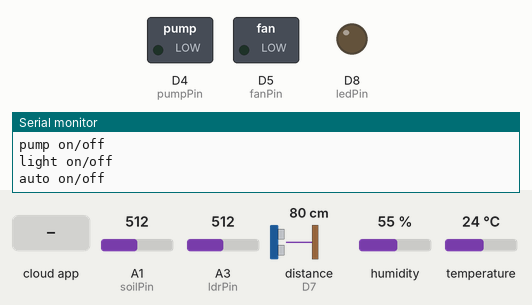
A sketch run on a simulated Arduino MKR. On the bench: switched loads named in the sketch (green lamp = pin HIGH), output pins drawn as LEDs (lit = HIGH), the last lines printed to the serial monitor. Wiring (inferred from the names in the program): ultrasonic range finder: trigger D6; echo D7. The inputs (shaded band) are chosen by the test bench; at power-on: A1 (soilPin) = 512, A3 (ldrPin) = 512, distance to the obstacle (sensor on D7) 80 cm, humidity 55 %, temperature 24 °C. The echo pulse lasts 58.3 µs per cm; WiFi joins after 1.5 s; servers stay silent unless stated; the Firebase database answers and starts empty; pins used as bus, display or sensor lines are not drawn.

Above: at 2.7 s.
2.8 s: the phone or cloud app sets pump to 1
At 7.9 s:
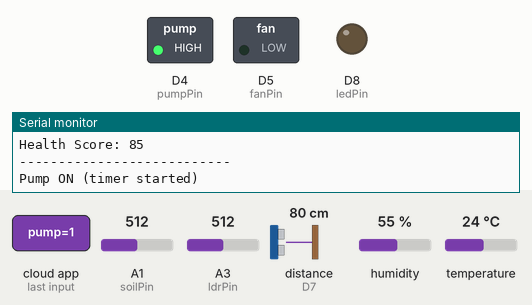
13.0 s: the phone or cloud app sets fan to 1
At 22.1 s:
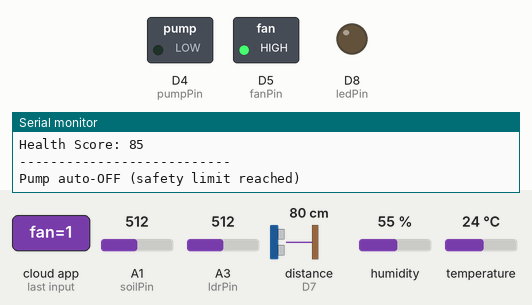
22.4 s: the phone or cloud app sets light to 1
At 26.4 s:
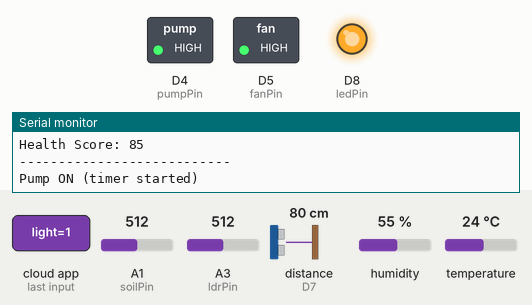
31.8 s: the phone or cloud app sets fan to 0
At 35.7 s:
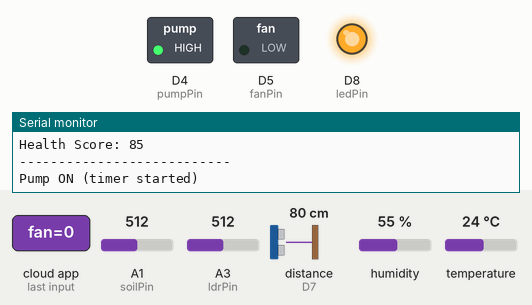
41.3 s: the phone or cloud app sets auto_mode to 1
At 45.2 s:
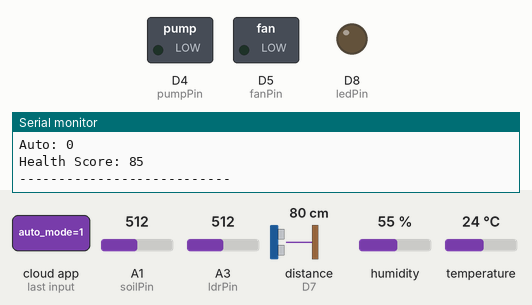
45.5 s: the phone or cloud app sets auto_mode to 0
At 54.5 s:
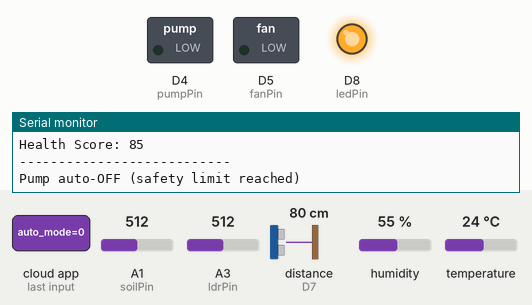
Timing chart, 0 to 56.0 s (numbered marks = the images above; inputs shaded):
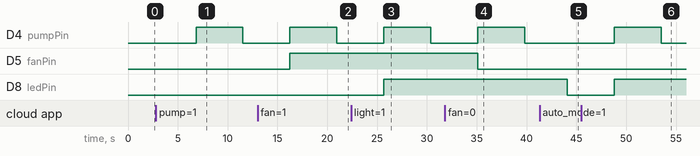

Measured:
- after the input at 2.8 s, D4 (pumpPin): LOW → HIGH after 4.0 s, → LOW 4.7 s later
- after the input at 13.0 s, D5 (fanPin): LOW → HIGH after 3.3 s
- after the input at 22.4 s, D8 (ledPin): LOW → HIGH after 3.3 s
- after the input at 31.8 s, D5 (fanPin): HIGH → LOW after 3.3 s
- after the input at 41.3 s, D4 (pumpPin): stays LOW (without the input it goes to HIGH after 3.2 s); D8 (ledPin): HIGH → LOW after 2.8 s
- after the input at 45.5 s, D4 (pumpPin): LOW → HIGH after 3.3 s, → LOW 4.7 s later; D8 (ledPin): LOW → HIGH after 3.3 s

The sketch:

arduinoCode.ino
```cpp
#include <WiFiNINA.h>
#include <WiFiClient.h>
#include <Firebase_Arduino_WiFiNINA.h>
#include "DHT.h"

// -------- WiFi Login --------
char ssid[] = "Rafid";
char pass[] = "rafidhasan";

// -------- Firebase --------
#define FIREBASE_HOST "iottest1-4dd35-default-rtdb.firebaseio.com"
#define FIREBASE_AUTH "fYcuqbpJG1G6JkucJeUPzsjIdsKUP7djAqvZ3GMN"

WiFiClient client;
FirebaseData fb;

// -------- DHT22 --------
#define DHTPIN 2
#define DHTTYPE DHT22
DHT dht(DHTPIN, DHTTYPE);

// -------- Sensors --------
int soilPin = A1;
int ldrPin  = A3;

// -------- Ultrasonic (tank) --------
#define TRIG_PIN 6
#define ECHO_PIN 7

// 3 cm = FULL, 11 cm = EMPTY
float FULL_DIST = 3.0;
float EMPTY_DIST = 11.0;

// -------- Actuators --------
int fanPin  = 5;
int pumpPin = 4;
int ledPin  = 8;

int fanState  = 0;
int pumpState = 0;
int ledState  = 0;
int autoMode  = 0;

// Pump safety timer
unsigned long pumpStartTime = 0;
unsigned long PUMP_MAX_RUNTIME = 3000; // 3 sec

// -------- Helpers --------
float fconstrain(float x, float a, float b) {
  return (x < a ? a : (x > b ? b : x));
}

int computeHealthScore(float t, float h, int soil, int light, float waterPct) {
  float s = 100;
  if (t < 18 || t > 32) s -= 20;
  else if (t < 20 || t > 30) s -= 10;

  if (h < 30 || h > 80) s -= 15;
  else if (h < 35 || h > 70) s -= 7;

  if (soil < 35 || soil > 85) s -= 25;
  else if (soil < 45 || soil > 75) s -= 12;

  if (light < 30 || light > 95) s -= 20;
  else if (light < 50 || light > 90) s -= 10;

  if (waterPct < 10) s -= 15;
  else if (waterPct < 20) s -= 5;

  if (s < 0) s = 0;
  if (s > 100) s = 100;

  return (int)s;
}

void setup() {
  Serial.begin(9600);
  while (!Serial);

  pinMode(TRIG_PIN, OUTPUT);
  pinMode(ECHO_PIN, INPUT);

  pinMode(fanPin, OUTPUT);
  pinMode(pumpPin, OUTPUT);
  pinMode(ledPin, OUTPUT);

  digitalWrite(fanPin, LOW);
  digitalWrite(pumpPin, LOW);
  digitalWrite(ledPin, LOW);

  dht.begin();

  Serial.println("Connecting to WiFi...");
  WiFi.begin(ssid, pass);
  while (WiFi.status() != WL_CONNECTED) { Serial.print("."); delay(500); }
  Serial.println("\nWiFi Connected!");

  Firebase.begin(FIREBASE_HOST, FIREBASE_AUTH, ssid, pass);
  Firebase.reconnectWiFi(true);

  Serial.println("\nCOMMANDS:");
  Serial.println("fan on/off");
  Serial.println("pump on/off");
  Serial.println("light on/off");
  Serial.println("auto on/off");
}

void loop() {

  // -------------------------------------------------------
  // ULTRASONIC SENSOR
  // -------------------------------------------------------
  digitalWrite(TRIG_PIN, LOW);
  delayMicroseconds(2);
  digitalWrite(TRIG_PIN, HIGH);
  delayMicroseconds(10);
  digitalWrite(TRIG_PIN, LOW);

  long duration = pulseIn(ECHO_PIN, HIGH);
  float distance = duration * 0.0343 / 2;

  // Clamp between 3cm and 11cm
  distance = fconstrain(distance, FULL_DIST, EMPTY_DIST);

  // Convert to empty percentage:
  // 11cm = 100% empty
  // 3cm = 0% empty
  float emptyPercent = (distance - FULL_DIST) * 100.0 / (EMPTY_DIST - FULL_DIST);

  // Convert to FULL percentage (this is what UI uses)
  float tankFill = 100.0 - emptyPercent;

  tankFill = fconstrain(tankFill, 0, 100);

  // -------------------------------------------------------
  // SOIL MOISTURE
  // -------------------------------------------------------
  int soilRaw = analogRead(soilPin);
  int soilPercent = constrain(map(soilRaw, 1023, 300, 0, 100), 0, 100);

  // -------------------------------------------------------
  // LIGHT SENSOR
  // -------------------------------------------------------
  int ldrRaw = analogRead(ldrPin);
  int lightPercent = constrain(map(ldrRaw, 0, 1023, 0, 100), 0, 100);

  // -------------------------------------------------------
  // DHT SENSOR
  // -------------------------------------------------------
  float humidity = dht.readHumidity();
  float tempC = dht.readTemperature();

  // -------------------------------------------------------
  // READ AUTOMATION TOGGLES
  // -------------------------------------------------------
  if (Firebase.getInt(fb, "/greenhouse/control/auto_mode")) {
    autoMode = fb.intData();
  }

  int desiredFan  = fanState;
  int desiredPump = pumpState;
  int desiredLed  = ledState;

  // -------------------------------------------------------
  // AUTO MODE LOGIC
  // -------------------------------------------------------
  if (autoMode == 1) {
    desiredFan  = (tempC > 30 || humidity > 70) ? 1 : 0;
    desiredPump = (soilPercent < 40 && tankFill > 20) ? 1 : 0;
    desiredLed  = (lightPercent < 40) ? 1 : 0;
  } else {
    if (Firebase.getInt(fb, "/greenhouse/control/fan"))
      desiredFan = fb.intData();

    if (Firebase.getInt(fb, "/greenhouse/control/pump"))
      desiredPump = fb.intData();

    if (Firebase.getInt(fb, "/greenhouse/control/light"))
      desiredLed = fb.intData();
  }

  // -------------------------------------------------------
  // APPLY FAN
  // -------------------------------------------------------
  fanState = desiredFan;
  digitalWrite(fanPin, fanState ? HIGH : LOW);

  // -------------------------------------------------------
  // APPLY LED
  // -------------------------------------------------------
  ledState = desiredLed;
  digitalWrite(ledPin, ledState ? HIGH : LOW);

  // -------------------------------------------------------
  // PUMP WITH SAFETY TIMER
  // -------------------------------------------------------
  if (desiredPump == 1 && pumpState == 0) {
    pumpState = 1;
    pumpStartTime = millis();
    Serial.println("Pump ON (timer started)");
  }

  if (pumpState == 1) {
    if (millis() - pumpStartTime > PUMP_MAX_RUNTIME) {
      pumpState = 0;
      Serial.println("Pump auto-OFF (safety limit reached)");
    }
  }

  digitalWrite(pumpPin, pumpState ? HIGH : LOW);

  // -------------------------------------------------------
  // HEALTH SCORE
  // -------------------------------------------------------
  int healthScore = computeHealthScore(tempC, humidity, soilPercent, lightPercent, tankFill);

  // -------------------------------------------------------
  // FIREBASE UPLOAD
  // -------------------------------------------------------
  Firebase.setFloat(fb, "/greenhouse/water_level_distance", distance);
  Firebase.setFloat(fb, "/greenhouse/water_level_percent", tankFill);
  Firebase.setInt(fb,   "/greenhouse/soil_moisture", soilPercent);
  Firebase.setInt(fb,   "/greenhouse/light", lightPercent);
  Firebase.setFloat(fb, "/greenhouse/temperature", tempC);
  Firebase.setFloat(fb, "/greenhouse/humidity", humidity);
  Firebase.setInt(fb,   "/greenhouse/fan_state", fanState);
  Firebase.setInt(fb,   "/greenhouse/pump_state", pumpState);
  Firebase.setInt(fb,   "/greenhouse/light_state", ledState);
  Firebase.setInt(fb,   "/greenhouse/health_score", healthScore);

  Firebase.pushFloat(fb, "/greenhouse/logs/temperature", tempC);
  Firebase.pushFloat(fb, "/greenhouse/logs/humidity", humidity);
  Firebase.pushInt(fb,   "/greenhouse/logs/soil_moisture", soilPercent);
  Firebase.pushFloat(fb, "/greenhouse/logs/water_level_percent", tankFill);

  // -------------------------------------------------------
  // SERIAL COMMANDS
  // -------------------------------------------------------
  if (Serial.available()) {
    String cmd = Serial.readStringUntil('\n');
    cmd.trim(); cmd.toLowerCase();

    if (cmd == "fan on") fanState = 1;
    else if (cmd == "fan off") fanState = 0;
    else if (cmd == "light on") ledState = 1;
    else if (cmd == "light off") ledState = 0;
    else if (cmd == "pump on") { pumpState = 1; pumpStartTime = millis(); }
    else if (cmd == "pump off") pumpState = 0;
    else if (cmd == "auto on") autoMode = 1;
    else if (cmd == "auto off") autoMode = 0;
    else Serial.println("Unknown command");
  }

  // -------------------------------------------------------
  // DEBUG PRINT
  // -------------------------------------------------------
  Serial.println("----- GREENHOUSE DATA -----");
  Serial.print("Distance(cm): "); Serial.println(distance);
  Serial.print("Tank Fill(%): "); Serial.println(tankFill);
  Serial.print("Temp: "); Serial.println(tempC);
  Serial.print("Humidity: "); Serial.println(humidity);
  Serial.print("Soil %: "); Serial.println(soilPercent);
  Serial.print("Light %: "); Serial.println(lightPercent);
  Serial.print("Fan: "); Serial.println(fanState);
  Serial.print("Pump: "); Serial.println(pumpState);
  Serial.print("LED: "); Serial.println(ledState);
  Serial.print("Auto: "); Serial.println(autoMode);
  Serial.print("Health Score: "); Serial.println(healthScore);
  Serial.println("---------------------------");

  delay(2000);
}
```
